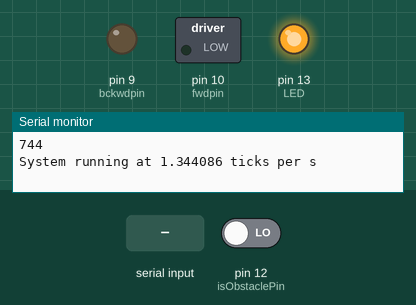
Simulated run of this sketch. Board: Arduino Uno, built with avr-gcc and run on an emulated ATmega328P. On the bench: switched loads named in the sketch (green lamp = pin HIGH), output pins drawn as LEDs (lit = HIGH), the last lines printed to the serial monitor. Inputs (shaded band) come from the test bench; at power-on: pin 12 (isObstaclePin) LOW.

Above: at 1.2 s.
1.3 s: "90,45\n" received over Serial
At 3.1 s:
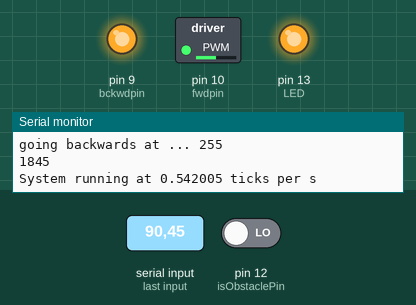
3.8 s: "5\n" received over Serial
At 4.6 s:
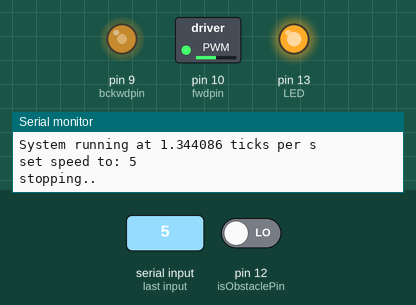
6.4 s: pin 12 (isObstaclePin) driven HIGH
At 7.0 s:
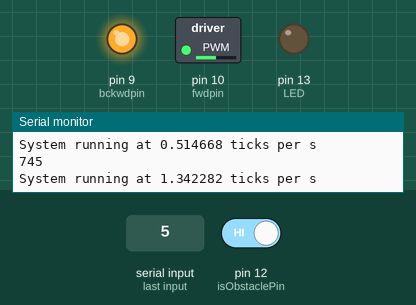
7.9 s: "5\n" received over Serial
At 8.2 s:
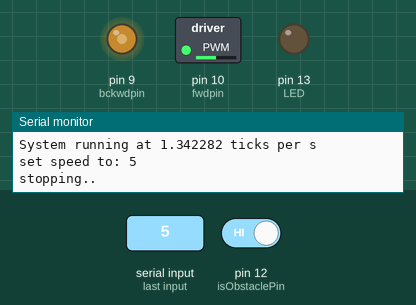
10.5 s: pin 12 (isObstaclePin) driven LOW
At 11.4 s:
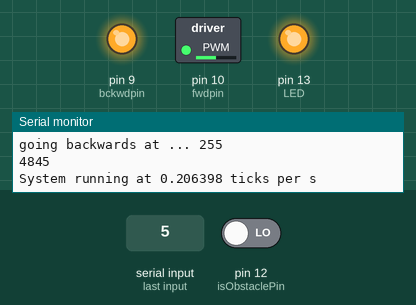
Timing chart, 0 to 13.0 s (numbered marks = the images above; inputs shaded):
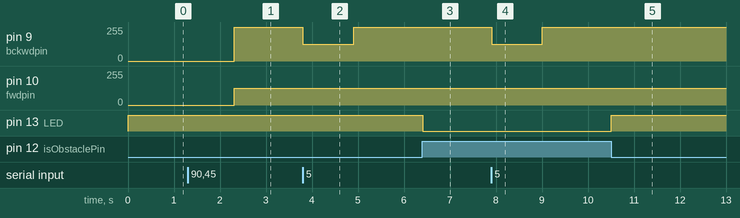

The sketch:

ir_sensor_test.ino
```cpp
int LED = 13; // Use the onboard Uno LED
int isObstaclePin = 12;  // This is our input pin
int fwdpin = 10; // pins designated for backwards and forward motion
int bckwdpin = 9;
int isObstacle = LOW;  // LOW MEANS OBSTACLE PRESENT
int countStates = 0;
int countTick = 0;
long rotationStartT = 0;
long rotationEndT = 0;
long totalTime = 0;
float ticksPerS = 0.0;
int numIn;

void setup() {
  pinMode(LED, OUTPUT);
  pinMode(fwdpin, OUTPUT);
  pinMode(bckwdpin, OUTPUT);
  pinMode(isObstaclePin, INPUT);
  Serial.begin(9600);
  }
void loop() {
  if(countTick == 0){
    rotationStartT = (millis());
  }
  if(Serial.available() > 0){
    numIn = Serial.parseInt();
    Serial.print("set speed to: ");
    Serial.println(numIn);
    runMotors(numIn);
  }
  isObstacle=digitalRead(isObstaclePin);
  if (isObstacle){
    //Serial.println("clear");
    //countStates++;
    digitalWrite(LED, LOW);
  }
  else{
    //Serial.println("OBSTACLE!!, OBSTACLE!!");
    countStates++;
    digitalWrite(LED, HIGH);
  }
  if(countStates == 2){
    countTick++;
    countStates = 0;
  }
  if(countTick == 75){
    countTick = 0;
    //Serial.println(rotationStartT);
    rotationEndT = (millis());
    totalTime = (rotationEndT - rotationStartT);
    Serial.println(totalTime);
    ticksPerS = ((1.0)/((float)totalTime))*1000;
    //Serial.print(ticksPerS);
    Serial.print("System running at ");
    Serial.print(ticksPerS, 6);
    Serial.println(" ticks per s");
  }
  delay(5);
}


void runMotors(int num){ // takes a num input from the serial, dataInput, converts to integer, and then sets direction and speed
  // 0 - 4 is backwards, with 4 being slowest
  // 5 is stop
  // 6 - 9 is forwards, with 6 being slowest

  int s; //speed of motor //integer holding value of direction and speed
 // if(hasNewData == true){
//    num = atoi(dataInput); // converts the char serial input to integer

  if((num <= 4)&&(num >= 0)){ //go backwards!
     // delay(100);
      analogWrite(fwdpin, 127); // block the other set of mosfets
    //  delay(10);
      s = map(num, 0, 4, 255, 220); // map the input number to a pwm output range to represent a few different duty cycles
      analogWrite(bckwdpin, s); // go backwards at desired speed
      delay(100);
      Serial.print("going backwards at ... ");
      Serial.println(s);
  }
  else if(num == 5){ // stop both motors!
     // delay(100);
      analogWrite(bckwdpin, 127); // block both mosfets, no voltage will get through at all!
      analogWrite(fwdpin, 127);
      delay(100);
      Serial.println("stopping.. ");
  }
  else if((num <= 9)&&(num >= 6)){
    //  delay(100);
      analogWrite(bckwdpin,127); // stop the other set of mosfets
   //   delay(10);
      s = map(num, 6, 9, 220, 255); // map the input number to a pwm output range to represent a few different duty cycles
      analogWrite(fwdpin, s); // go forward at desired speed
      delay(100);
      Serial.print("going forwards at ... ");
      Serial.println(s);
  }
  //  hasNewData = false; // set the flag to false so we dont send the same commands over and over again and so we can wait for a new input
  //}
}
```

Measured:
- after the input at 1.3 s, pin 9 (bckwdpin): 0/255 → 255/255 after 1.0 s; pin 10 (fwdpin): 0/255 → 127/255 after 1.0 s
- after the input at 3.8 s, pin 9 (bckwdpin): 255/255 → 127/255 at once, → 255/255 1.1 s later
- after the input at 6.4 s, pin 13 (LED): HIGH → LOW at once
- after the input at 7.9 s, pin 9 (bckwdpin): 255/255 → 127/255 at once, → 255/255 1.1 s later
- after the input at 10.5 s, pin 13 (LED): LOW → HIGH at once
